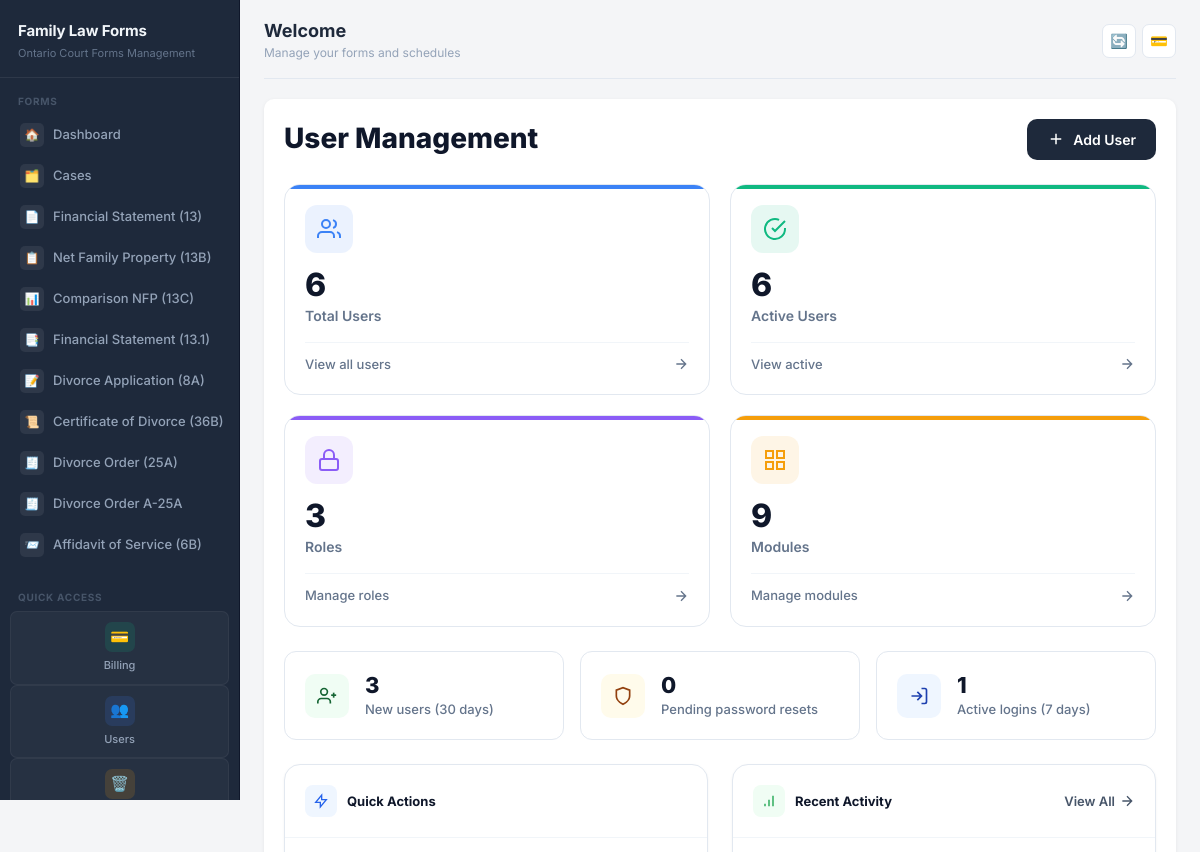
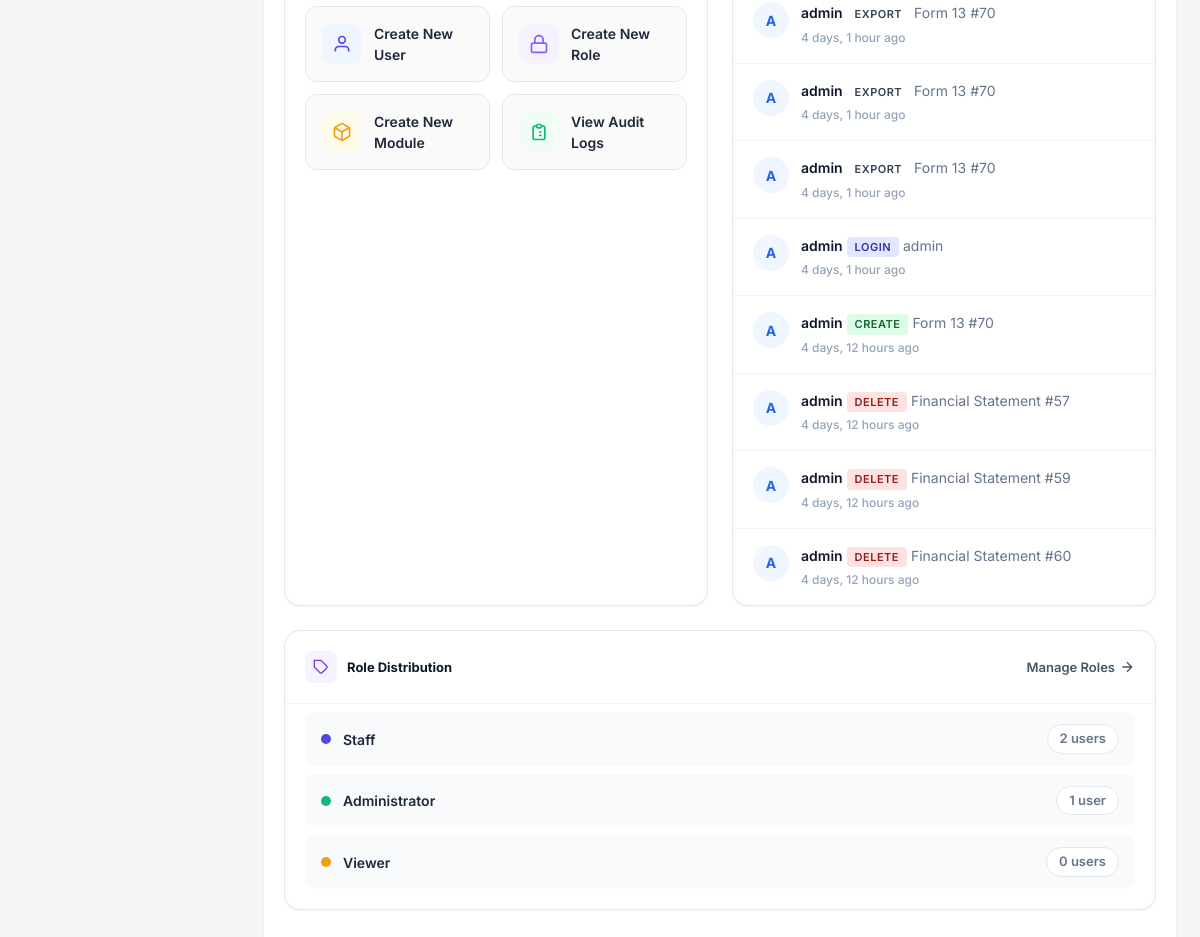
Page /user-management/ (signed in) on the earlier database version (2 pictures, top to bottom).
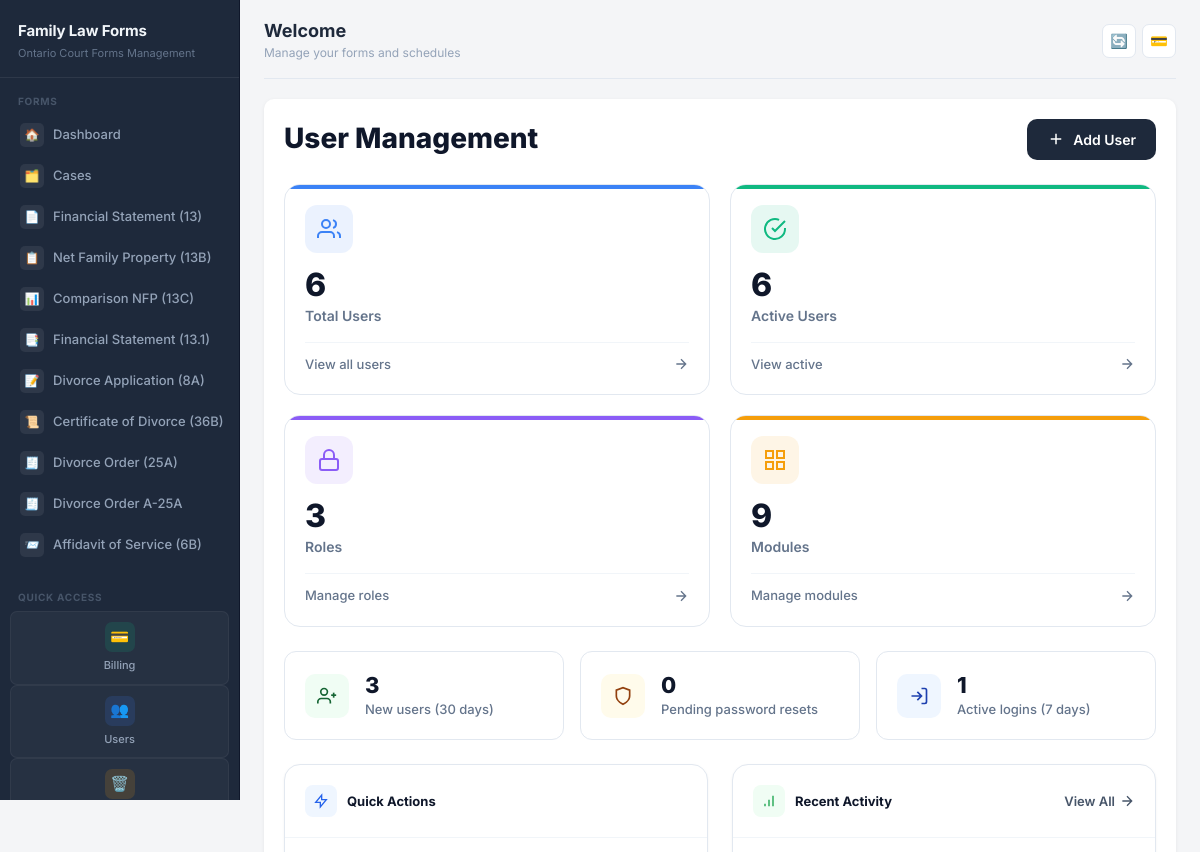
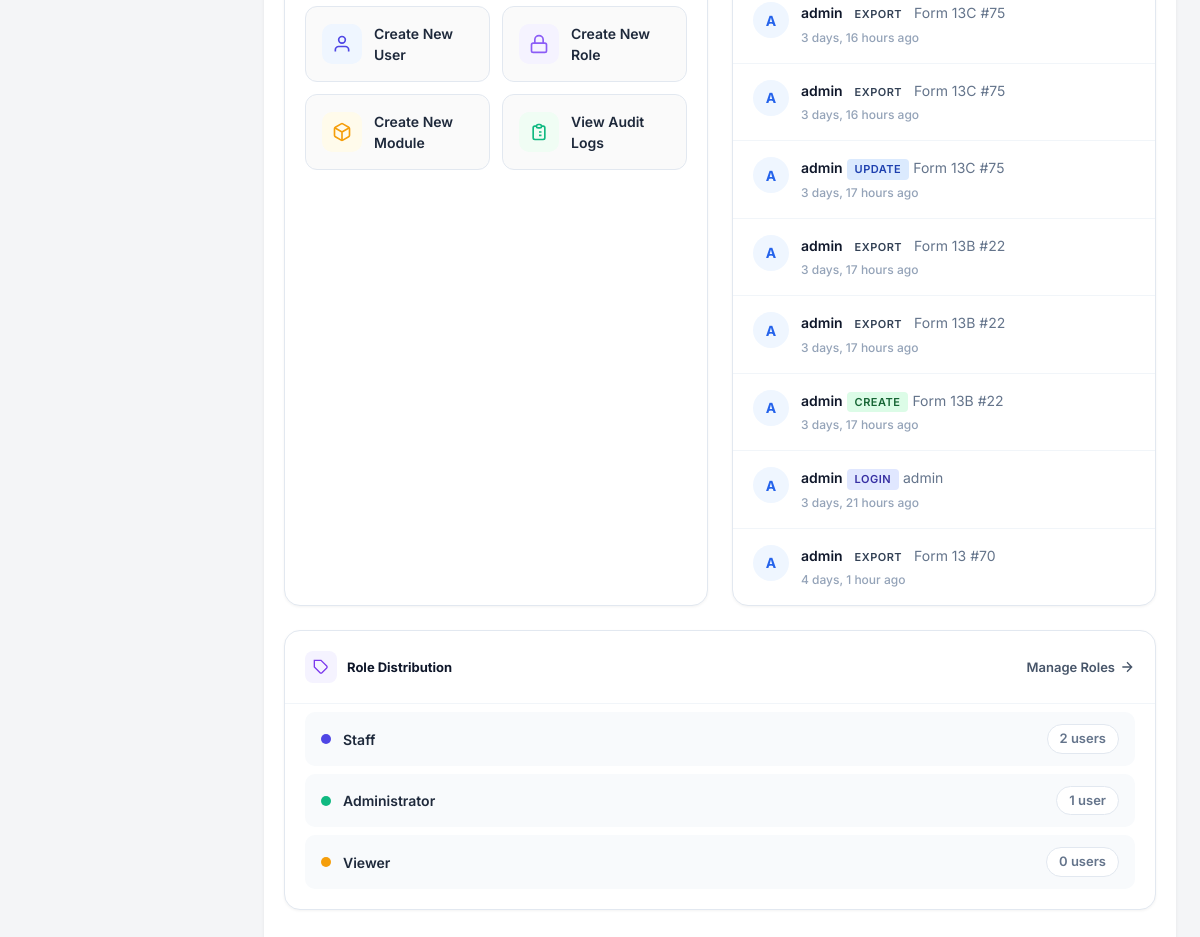
Same page on the later database version (2 pictures, top to bottom).
### users/models.py (models this page shows, shortened)
class AuditLog(models.Model):
    ACTION_TYPES = [
        ('login', 'Login'),
        ('logout', 'Logout'),
        ('create', 'Create'),
        ('update', 'Update'),
        ('delete', 'Delete'),
        ('view', 'View'),
        ('export', 'Export'),
        ('password_change', 'Password Change'),
        ('password_reset', 'Password Reset'),
    ]
    user = models.ForeignKey(User, on_delete=models.SET_NULL, null=True, related_name='audit_logs')
    action = models.CharField(max_length=20, choices=ACTION_TYPES)
    module = models.CharField(max_length=100, blank=True)
    object_id = models.CharField(max_length=100, blank=True)
    object_repr = models.CharField(max_length=255, blank=True)
    details = models.TextField(blank=True)
    ip_address = models.GenericIPAddressField(null=True, blank=True)
    user_agent = models.TextField(blank=True)
    timestamp = models.DateTimeField(auto_now_add=True)
    class Meta:
        ordering = ['-timestamp']

class Role(models.Model):
    name = models.CharField(max_length=100, unique=True)
    description = models.TextField(blank=True)
    permissions = models.ManyToManyField(Permission, blank=True, related_name='roles')
    is_active = models.BooleanField(default=True)
    created_at = models.DateTimeField(auto_now_add=True)
    updated_at = models.DateTimeField(auto_now=True)
    class Meta:
        ordering = ['name']

### users/views.py (the view)
# urls.py: path('', views.user_management_dashboard, name='dashboard'),
@login_required
@user_passes_test(is_admin)
def user_management_dashboard(request):
    from datetime import timedelta
    now = timezone.now()
    thirty_days_ago = now - timedelta(days=30)
    seven_days_ago = now - timedelta(days=7)
    total_users = User.objects.count()
    active_users = User.objects.filter(is_active=True).count()
    inactive_users = total_users - active_users
    new_users_30d = User.objects.filter(date_joined__gte=thirty_days_ago).count()
    users_need_reset = UserProfile.objects.filter(password_reset_required=True).count()
    recent_logins = AuditLog.objects.filter(
        action='login',
        timestamp__gte=seven_days_ago
    ).values('user').distinct().count()
    activity_breakdown = {}
    for action_code, action_name in AuditLog.ACTION_TYPES:
        count = AuditLog.objects.filter(
            action=action_code,
            timestamp__gte=thirty_days_ago
        ).count()
        if count > 0:
            activity_breakdown[action_name] = count
    from django.db.models import Count
    top_users = User.objects.filter(
        audit_logs__timestamp__gte=thirty_days_ago
    ).annotate(
        action_count=Count('audit_logs')
    ).order_by('-action_count')[:5]
    role_distribution = Role.objects.filter(is_active=True).annotate(
        user_count=Count('users')
    ).values('name', 'user_count').order_by('-user_count')
    context = {
        'total_users': total_users,
        'active_users': active_users,
        'inactive_users': inactive_users,
        'total_roles': Role.objects.filter(is_active=True).count(),
        'total_modules': Module.objects.filter(is_active=True).count(),
        'new_users_30d': new_users_30d,
        'users_need_reset': users_need_reset,
        'recent_logins': recent_logins,
        'activity_breakdown': activity_breakdown,
        'top_users': top_users,
        'role_distribution': list(role_distribution),
        'recent_logs': AuditLog.objects.select_related('user')[:8],
        'roles': Role.objects.filter(is_active=True)[:5],
    }
    return render(request, 'users/dashboard.html', context)

### users/context_processors.py (called while the page is built, shortened)
def user_permissions(request):
    context = {
        'user_modules': {},
        'user_permissions': {},
    }
    if not request.user.is_authenticated:
        return context
    if request.user.is_superuser:
        modules = Module.objects.filter(is_active=True)
        context['user_modules'] = {m.code: True for m in modules}
        context['user_permissions'] = {
            m.code: {
                'view': True,
                'create': True,
                'edit': True,
                'delete': True,
                'print': True,
                'export': True,
            } for m in modules
        }
        return context

### users/views.py (called while the page is built)
def is_admin(user):
    return user.is_superuser or user.is_staff

### users/templates/users/dashboard.html (shortened to what the changed rows need)
{% extends 'base.html' %}
{% block content %}
<div class="um-dashboard">
    <div class="um-header">
        <h1>User Management</h1>
    </div>
    <div class="content-grid">
        <div class="panel">
            <div class="panel-body">
                {% for log in recent_logs %}
                <div class="activity-item">
                    <div class="activity-avatar">
                        {{ log.user.username|slice:":1"|upper|default:"S" }}
                    </div>
                    <div class="activity-content">
                        <div class="activity-text">
                            <strong>{{ log.user.username|default:"System" }}</strong>
                            <span class="activity-action {{ log.action }}">{{ log.get_action_display }}</span>
                            {% if log.object_repr %}<span style="color: #64748b;"> {{ log.object_repr|truncatechars:30 }}</span>{% endif %}
                        </div>
                        <div class="activity-time">{{ log.timestamp|timesince }} ago</div>
                    </div>
                </div>
                {% empty %}
                <div class="activity-empty">
                    <svg width="48" height="48" fill="none" stroke="#cbd5e1" stroke-width="1.5" viewBox="0 0 24 24" style="margin-bottom: 12px;"><path d="M12 8v4l3 3m6-3a9 9 0 11-18 0 9 9 0 0118 0z"/></svg>
                    <p style="margin: 0; font-weight: 600;">No recent activity</p>
                </div>
                {% endfor %}
            </div>
        </div>
    </div>
    {% if role_distribution %}
    <div class="content-grid" style="grid-template-columns: 1fr;">
        <div class="panel">
            <div class="panel-body">
                <div class="role-list">
                    {% for role in role_distribution %}
                    <div class="role-item">
                        <div class="role-info">
                            <div class="role-badge color-{{ forloop.counter }}"></div>
                            <span class="role-name">{{ role.name }}</span>
                        </div>
                        <span class="role-count">{{ role.user_count }} user{{ role.user_count|pluralize }}</span>
                    </div>
                    {% endfor %}
                </div>
            </div>
        </div>
    </div>
    {% endif %}
</div>
{% endblock %}

Differences in the rows shown:
no longer on this page (row unchanged): AuditLog: user.username "A", user.username "admin", action "EXPORT", object_repr "Form 13 #70", timestamp "4 days, 1 hour"
no longer on this page (row unchanged): AuditLog: user.username "A", user.username "admin", action "EXPORT", object_repr "Form 13 #70", timestamp "4 days, 1 hour"
no longer on this page (row unchanged): AuditLog: user.username "A", user.username "admin", action "LOGIN", object_repr "admin", timestamp "4 days, 1 hour"
no longer on this page (row unchanged): AuditLog: user.username "A", user.username "admin", action "CREATE", object_repr "Form 13 #70", timestamp "4 days, 12 hours"
no longer on this page (row unchanged): AuditLog: user.username "A", user.username "admin", action "DELETE", object_repr "Financial Statement #57", timestamp "4 days, 12 hours"
no longer on this page (row unchanged): AuditLog: user.username "A", user.username "admin", action "DELETE", object_repr "Financial Statement #59", timestamp "4 days, 12 hours"
no longer on this page (row unchanged): AuditLog: user.username "A", user.username "admin", action "DELETE", object_repr "Financial Statement #60", timestamp "4 days, 12 hours"
added AuditLog: user.username "A", user.username "admin", action "EXPORT", object_repr "Form 13C #75", timestamp "3 days, 16 hours"
added AuditLog: user.username "A", user.username "admin", action "EXPORT", object_repr "Form 13C #75", timestamp "3 days, 16 hours"
added AuditLog: user.username "A", user.username "admin", action "UPDATE", object_repr "Form 13C #75", timestamp "3 days, 17 hours"
added AuditLog: user.username "A", user.username "admin", action "EXPORT", object_repr "Form 13B #22", timestamp "3 days, 17 hours"
added AuditLog: user.username "A", user.username "admin", action "EXPORT", object_repr "Form 13B #22", timestamp "3 days, 17 hours"
added AuditLog: user.username "A", user.username "admin", action "CREATE", object_repr "Form 13B #22", timestamp "3 days, 17 hours"
added AuditLog: user.username "A", user.username "admin", action "LOGIN", object_repr "admin", timestamp "3 days, 21 hours"
